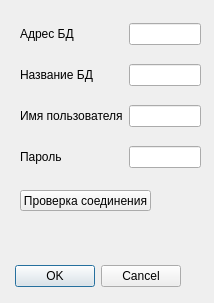
<?xml version="1.0" encoding="UTF-8"?>
<ui version="4.0">
 <class>DialogDB</class>
 <widget class="QDialog" name="DialogDB">
  <property name="geometry">
   <rect>
    <x>0</x>
    <y>0</y>
    <width>214</width>
    <height>303</height>
   </rect>
  </property>
  <property name="windowTitle">
   <string>Настройка соединения с БД</string>
  </property>
  <widget class="QDialogButtonBox" name="buttonBox">
   <property name="geometry">
    <rect>
     <x>10</x>
     <y>260</y>
     <width>171</width>
     <height>32</height>
    </rect>
   </property>
   <property name="orientation">
    <enum>Qt::Horizontal</enum>
   </property>
   <property name="standardButtons">
    <set>QDialogButtonBox::Cancel|QDialogButtonBox::Ok</set>
   </property>
  </widget>
  <widget class="QPushButton" name="pushButton">
   <property name="geometry">
    <rect>
     <x>20</x>
     <y>190</y>
     <width>131</width>
     <height>21</height>
    </rect>
   </property>
   <property name="text">
    <string>Проверка соединения</string>
   </property>
  </widget>
  <widget class="QWidget" name="layoutWidget">
   <property name="geometry">
    <rect>
     <x>20</x>
     <y>10</y>
     <width>181</width>
     <height>171</height>
    </rect>
   </property>
   <layout class="QGridLayout" name="gridLayout">
    <item row="0" column="0">
     <widget class="QLabel" name="lbHost">
      <property name="text">
       <string>Адрес БД</string>
      </property>
     </widget>
    </item>
    <item row="0" column="1">
     <widget class="QLineEdit" name="lnHost"/>
    </item>
    <item row="1" column="0">
     <widget class="QLabel" name="lbDatabase">
      <property name="text">
       <string>Название БД</string>
      </property>
     </widget>
    </item>
    <item row="1" column="1">
     <widget class="QLineEdit" name="lnDatabase"/>
    </item>
    <item row="2" column="0">
     <widget class="QLabel" name="lbLogin">
      <property name="text">
       <string>Имя пользователя</string>
      </property>
     </widget>
    </item>
    <item row="2" column="1">
     <widget class="QLineEdit" name="lnLogin"/>
    </item>
    <item row="3" column="0">
     <widget class="QLabel" name="lbHost_2">
      <property name="text">
       <string>Пароль</string>
      </property>
     </widget>
    </item>
    <item row="3" column="1">
     <widget class="QLineEdit" name="lnPassword"/>
    </item>
   </layout>
  </widget>
  <widget class="QLabel" name="lbDbTestResults">
   <property name="geometry">
    <rect>
     <x>30</x>
     <y>220</y>
     <width>171</width>
     <height>31</height>
    </rect>
   </property>
   <property name="text">
    <string/>
   </property>
  </widget>
 </widget>
 <resources/>
 <connections>
  <connection>
   <sender>buttonBox</sender>
   <signal>accepted()</signal>
   <receiver>DialogDB</receiver>
   <slot>accept()</slot>
   <hints>
    <hint type="sourcelabel">
     <x>248</x>
     <y>254</y>
    </hint>
    <hint type="destinationlabel">
     <x>157</x>
     <y>274</y>
    </hint>
   </hints>
  </connection>
  <connection>
   <sender>buttonBox</sender>
   <signal>rejected()</signal>
   <receiver>DialogDB</receiver>
   <slot>reject()</slot>
   <hints>
    <hint type="sourcelabel">
     <x>316</x>
     <y>260</y>
    </hint>
    <hint type="destinationlabel">
     <x>286</x>
     <y>274</y>
    </hint>
   </hints>
  </connection>
 </connections>
</ui>
